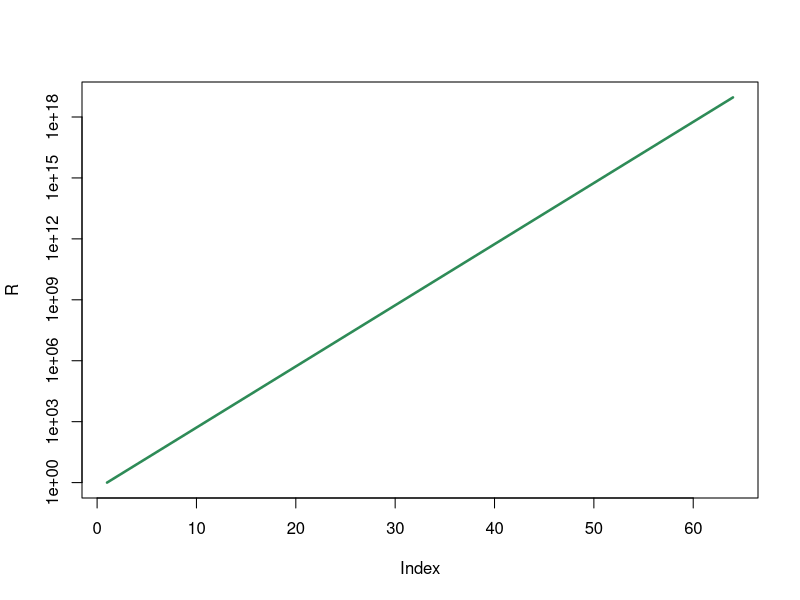
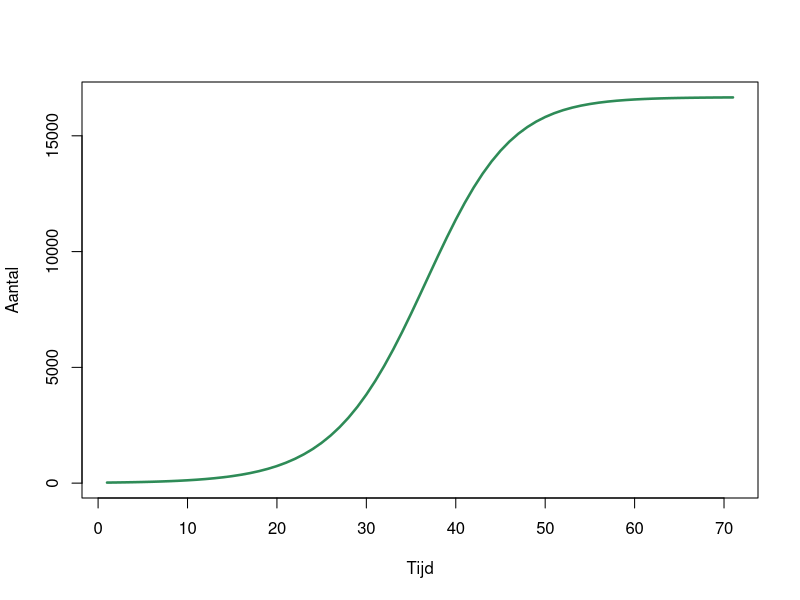
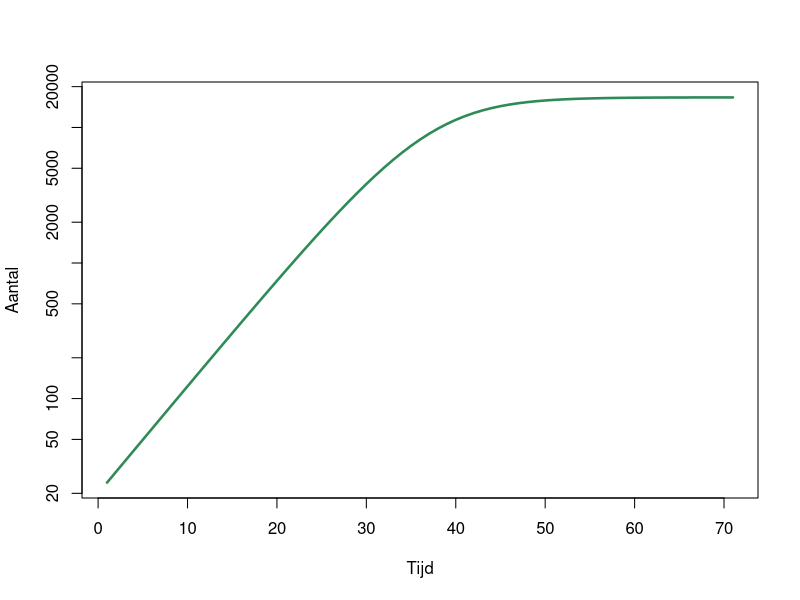

Reproduce these figures in R, in order.
## ---- chunk 1
#| eval: true
#| echo: true
#| code-fold: false
#| class-output: output

2^64 - 1
## ---- chunk 2
#| eval: true
#| echo: true
#| code-fold: false

R <- 1 # beginaantal rijst (initiële conditie)

# herhaal iets 63 keer met een for-loop
for (i in 1:63) {
  R[i+1] <- 2*R[i] # het aantal rijstkorrels in elk vakje op in R
}
print(R[64]) # print het aantal rijskorrels in het 64e vakje
## ---- chunk 3
#| eval: true
#| echo: true
#| code-fold: false
#| label: fig-exponential
#| fig-cap: "Het aantal rijstkorrels per vakje (met log-lineaire schaal op de y-as)."

# beginaantal rijst
R <- 1

# herhaal iets 63 keer met een for-loop
for (i in 1:63) {
  R[i+1] <- R[i]*2 # R in volgende stap is 2*R in deze stap
}

plot(R , type='l', col="seagreen", log="y", lwd=2.5) 
## ---- chunk 4
#| echo: true
#| label: fig-logaritmischecurves
#| code-fold: true
#| eval: true
#| layout-ncol: 2
#| fig-height: 4
#| fig-width: 5
#| fig-cap: "Logistische groei van de konijnenpopulatie met een lineaire en logaritmisch geschaalde y-as"
#| fig-subcap: 
#|   - "(lineaire schaal)"
#|   - "(logaritmische schaal)"
x<- 24
for(i in 1:70){
  x[i+1] <- x[i] * 1.2 * (1-(x[i]/10^5))
}
plot(x, xlab="Tijd", ylab="Aantal", lwd=2.5, type='l', col='seagreen')
plot(x, xlab="Tijd", ylab="Aantal", lwd=2.5, type='l', col='seagreen',log="y")
## ---- chunk 5

# definieren van begin aantal konijnen
N <- 24

# Verdubbel het aantal konijnen 10 keer
for (i in 1:10){
    N <- 2*N
}
